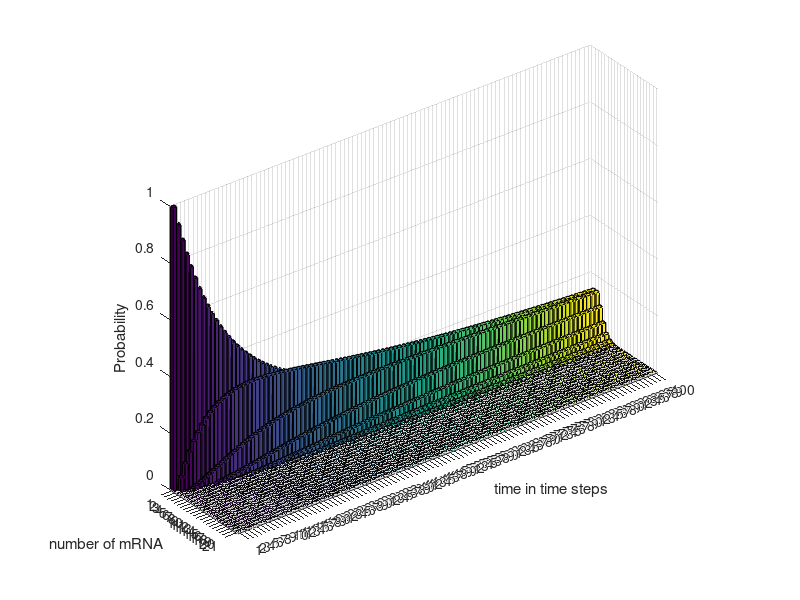

MATLAB code for this plot:
%In this script, we will do a numerical integration of a more complex issue
%- the distribution of mRNAs as a function of time. Our differential
%equation is 
%
% dP(m,t)/dt = rp(m-1,t) + y*(m+1)*p(m+1,t) - rp(m,t) -ymp(m,t)
%
% where m is the number of mRNAs, t is timepoint t, r is the production
% rate of mRNA, y is the decay rate of mRNA, and P(m,t) is the probability
% of m mRNAs at time t. We'll start our integration by first defining a few
% parameters. 
r = 1; %In units of 1/min.
y = 1/3; %in units of 1/min;
dt = 0.05; %in units of min;
total_time = 5; %in min. 
time_steps = total_time/dt; %Total number of time steps for the integration. 

%We should look at a range of mRNA numbers. We know that our system should
%converge to the stable fixed point, r/y. 
num_rna = 20;

%We want to save the probability of each mRNA copy number as a function of
%time. This means that we can make a two-dimensional array in which row
%represents a number of mRNAs per cell and each column represents a time
%step. To start, we'll populate them with 0's. 
p = zeros(num_rna + 1, time_steps);

%Now we can set our initial position. We will start by saying at time 0,
%there are 0 mRNA molecules. This means that at p(1,1), the value is 1.0.
p(1,1) = 1;

%Now we have everything set for our integration. Since we have set our
%initial condition, we will compute the probabilites for the rest of the
%possible mRNA molecules at each time step. 

for t=2:time_steps
    %We want to loop through each possible mRNA molecule. 
    for m=1:num_rna
        p(m,t) = p(m, t-1) + y*dt*(m+1)*p(m+1,t-1) - r*dt*p(m, t-1)...
            -y*dt*m*p(m, t-1);
         %Now it is a simple plug-n-chug. We have to keep in mind that if we
        %have 0 mRNAs [p(1, t)], we do not need to add in the production
        %term from the m-1 state. We will do that with an if statement. 
        if m > 1
            %If we have more than 0 mRNAs, add in the following term.
            p(m,t) = p(m,t) + r*dt*p(m-1, t-1);
        end
        %And that is it! 
    end
end

%Now we can  plot it and see how the integration worked. If things went
%according to plan, then it should converge to a mean of r/y mRNA
%molecules. 
bar3(p) %This will generate a 3D bar plot. 
xlabel('time in time steps');
ylabel('number of mRNA');
zlabel('Probability');

%Once this is plotted, try rotating the plot around to get a better view at
%what is happening. 


